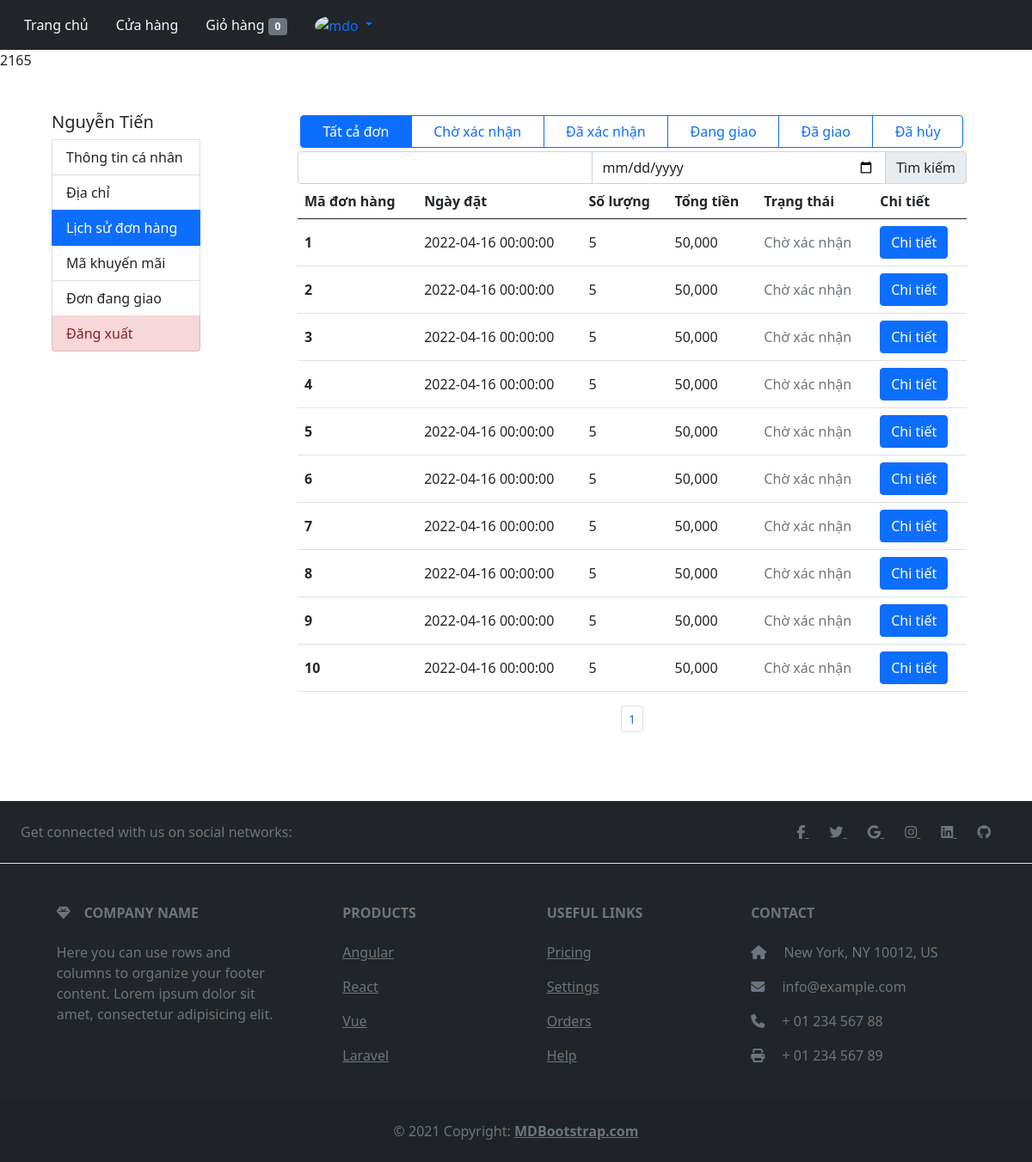
The app's page /user/lichsudonhang.php?lichsu&id=2165 (signed in) with its own data.
### tables this page shows
CREATE TABLE `hoadon` (
  `id_hoadon` int(11) NOT NULL,
  `id_user` int(11) NOT NULL,
  `ngaymua` datetime NOT NULL,
  `fullname` varchar(50) NOT NULL,
  `phone` varchar(11) NOT NULL,
  `address` varchar(100) NOT NULL,
  `total_product` int(11) NOT NULL,
  `magiamgia` varchar(100) DEFAULT NULL,
  `total_money` int(11) NOT NULL,
  `statuss` varchar(50) NOT NULL
);

### query.php (called while the page is built, shortened)
<?php
function connection(){
    $conn = mysqli_connect(HOST, USERNAME, PASSWORD, DATABASE);
    return $conn;
}
function executeResult($sql){
	$conn = connection();
	$result = mysqli_query($conn, $sql);
	$data   = [];
	if ($result != null) {
		while ($row = mysqli_fetch_assoc($result)) {
			$data[] = $row;
		}
	}
	return $data;
}
function countRow($sql){
    $conn=connection();
    $result=mysqli_query($conn, $sql);
    $numrow=0;
    if($result){
        $numrow=mysqli_num_rows($result);
    }else $numrow=0;
    return $numrow;
}
?>

### user/lichsudonhang.php (the view, shortened to what this page needs)
<!DOCTYPE html>
<html lang="en">
<head>
    <link href="https://cdn.jsdelivr.net/npm/bootstrap@5.0.2/dist/css/bootstrap.min.css" rel="stylesheet">
</head>
<body>
    <nav class="navbar navbar-expand-lg navbar-dark bg-dark">
        <div class="container-fluid">
            <div class="collapse navbar-collapse" id="navbarNav">
                <ul class="nav nav-pills align-items-center">
                    <li class="nav-item">
                        <a class="nav-link text-light" aria-current="page" href="../index.php">Trang chủ</a>
                    </li>
                    <li class="nav-item">
                        <a class="nav-link text-light" href="../cuahang.php">Cửa hàng</a>
                    </li>
                    <?php
                    if (isset($_SESSION['email'])) {
                        echo '
                        <li class="nav-item">
                        <a class="nav-link text-light" href="../user/cart.php">
                            Giỏ hàng <span class="badge bg-secondary" id="badge bg-secondary">0</span></a>
                    </li>
                        <li class="nav-item dropdown">
                            <a class="nav-link dropdown-toggle" href="#" id="navbarDarkDropdownMenuLink"  data-bs-toggle="dropdown" aria-expanded="false">
                                <img src="https://github.com/mdo.png" alt="mdo" width="32" height="32" class="rounded-circle">
                            </a>
                            <ul class="dropdown-menu dropdown-menu-dark" aria-labelledby="navbarDarkDropdownMenuLink">
                                <li><a class="dropdown-item" href="./filephp/user/taikhoan/canhan.php">Tài khoản</a></li>
                                <li><a class="dropdown-item" href="#">Đơn hàng</a></li>
                                <li><a class="dropdown-item" href="#">Phản ánh</a></li>
                                <li><hr class="dropdown-divider"></li>
                                <li><a class="dropdown-item" href="#">Đăng xuất</a></li>
                            </ul>
                        </li>';
                    } else echo
                    '<li class="nav-item">
                            <a class="nav-link text-light" href="./filephp/user/login_resgin/login_user.php">Đăng nhập</a>
                        </li>';
                    ?>
                </ul>
            </div>
        </div>
    </nav>
    <?php
    echo $_SESSION['iduser'] ?>
    <div style="display: flex; width:90%; margin:3rem auto 3rem auto; justify-content: space-between;">
        <div id="menu" class="list-group" style="width:16%;">
            <h5>Nguyễn Tiến</h5>
            <a type="button" class="list-group-item list-group-item-action" href='./canhan.php?id=<?= $_SESSION['iduser'] ?>'>Thông tin cá nhân</a>
            <a type="button" class="list-group-item list-group-item-action" href="./diachi.php?diachi&id=<?= $_SESSION['iduser'] ?>">Địa chỉ</a>
            <button type="button" class="list-group-item list-group-item-action active">Lịch sử đơn hàng</button>
            <button type="button" class="list-group-item list-group-item-action">Mã khuyến mãi</button>
            <button type="button" class="list-group-item list-group-item-action">Đơn đang giao</button>
            <button type="button" class="list-group-item list-group-item-action list-group-item-danger">Đăng xuất</button>
        </div>
        <div id="manhinh" style="width:75%;">
            <div style="padding:0 1rem 1rem 1rem;" id="lichsudonhang">
                <div class="btn-group justify-content-between p-1" style="width:100%; ">
                    <label class="btn btn-outline-primary" for="btnradio1">Tất cả đơn</label>
                    <label class="btn btn-outline-primary" for="btnradio2">Chờ xác nhận</label>
                    <label class="btn btn-outline-primary" for="btnradio3">Đã xác nhận</label>
                    <label class="btn btn-outline-primary" for="btnradio4">Đang giao</label>
                    <label class="btn btn-outline-primary" for="btnradio5">Đã giao</label>
                    <label class="btn btn-outline-primary" for="btnradio6">Đã hủy</label>
                </div>
                <div class="input-group">
                    <input type="text" aria-label="First name" class="form-control">
                    <input type="date" onclick="console.log(this.value)" aria-label="Last name" class="form-control">
                    <span class="input-group-text">Tìm kiếm</span>
                </div>
                <table class="table">
                    <thead>
                        <tr>
                            <th scope="col">Mã đơn hàng</th>
                            <th scope="col">Ngày đặt</th>
                            <th scope="col">Số lượng</th>
                            <th scope="col">Tổng tiền</th>
                            <th scope="col">Trạng thái</th>
                            <th scope="col">Chi tiết</th>
                        </tr>
                    </thead>
                    <tbody id="orderlist">
                        <?php require_once('../query.php');
                        if (isset($_GET['lichsu'])) {
                            $trangthai = isset($_GET['val']) ? $_GET['val'] : "";
                            if (empty($trangthai)) {
                                $sql = "SELECT * FROM hoadon LIMIT 0, 10";
                            } else $sql = "SELECT * FROM hoadon WHERE statuss='{$trangthai}' LIMIT 0, 10";
                            $s = array('arr1' => '', 'arr2' => '');
                            $result = executeResult($sql);
                            $resul1t = countRow($sql);
                            if ($resul1t > 0) {
                                foreach ($result as $row) {
                                    $s['arr1'] .= '<tr>
                            <th class="align-middle">
                                <p class="mb-0">' . $row['id_hoadon'] . '</p>
                            </th>
                            <td class="align-middle">
                                <p class="mb-0" style="font-weight: 500;">' . $row['ngaymua'] . '</p>
                            </td>
                            <td class="align-middle">
                                <p class="mb-0" style="font-weight: 500;">' . number_format($row['total_product']) . '</p>
                            </td>
                            <td class="align-middle">
                                <p class="mb-0" style="font-weight: 500;">' . number_format($row['total_money']) . '</p>
                            </td>';
                                    if ($row['statuss'] == 'Chờ xác nhận') {
                                        $s['arr1'] .= '<td class="align-middle">
                                <p class="mb-0 text-secondary" style="font-weight: 500;">' . $row['statuss'] . '</p>
                            </td>';
                                    }
                                    $s['arr1'] .= '<td class="align-middle">
                                <a class="mb-0 btn btn-primary" href="./chitietdonhang_user.php?id=' . $row['id_hoadon'] . '">Chi tiết</a>
                            </td>
                        </tr>';
                                }
                                for ($i = 0; $i < ceil($resul1t / 10); $i++) {
                                    $s['arr2'] .= '<li class="page-item"><a class="page-link" onclick="phantrang(' . ($i + 1) . ')">1</a></li>';
                                }
                            } else {
                                $s['arr1'] = 'Không tìm thấy';
                                $s['arr2'] = 'Không tìm thấy';
                            };
                            echo ($s['arr1']);
                        }
                        ?>
                    </tbody>
                </table>
                <nav aria-label="...">
                    <ul class="pagination pagination-sm justify-content-center" id="phantrang">
                        <?php
                        echo ($s['arr2']);
                        ?>
                    </ul>
                </nav>
            </div>
        </div>
    </div>
    <footer class="text-center text-lg-start bg-dark text-muted">
        <section class="d-flex justify-content-center justify-content-lg-between p-4 border-bottom">
            <div class="me-5 d-none d-lg-block">
                <span>Get connected with us on social networks:</span>
            </div>
            <div>
                <a href="" class="me-4 text-reset">
                    <i class="fab fa-facebook-f"></i>
                </a>
                <a href="" class="me-4 text-reset">
                    <i class="fab fa-twitter"></i>
                </a>
                <a href="" class="me-4 text-reset">
                    <i class="fab fa-google"></i>
                </a>
                <a href="" class="me-4 text-reset">
                    <i class="fab fa-instagram"></i>
                </a>
                <a href="" class="me-4 text-reset">
                    <i class="fab fa-linkedin"></i>
                </a>
                <a href="" class="me-4 text-reset">
                    <i class="fab fa-github"></i>
                </a>
            </div>
        </section>
        <section class="">
            <div class="container text-center text-md-start mt-5">
                <div class="row mt-3">
                    <div class="col-md-3 col-lg-4 col-xl-3 mx-auto mb-4">
                        <h6 class="text-uppercase fw-bold mb-4">
                            <i class="fas fa-gem me-3"></i>Company name
                        </h6>
                        <p>
                            Here you can use rows and columns to organize your footer content. Lorem ipsum
                            dolor sit amet, consectetur adipisicing elit.
                        </p>
                    </div>
                    <div class="col-md-2 col-lg-2 col-xl-2 mx-auto mb-4">
                        <h6 class="text-uppercase fw-bold mb-4">
                            Products
                        </h6>
                        <p>
                            <a href="#!" class="text-reset">Angular</a>
                        </p>
                        <p>
                            <a href="#!" class="text-reset">React</a>
                        </p>
                        <p>
                            <a href="#!" class="text-reset">Vue</a>
                        </p>
                        <p>
                            <a href="#!" class="text-reset">Laravel</a>
                        </p>
                    </div>
                    <div class="col-md-3 col-lg-2 col-xl-2 mx-auto mb-4">
                        <h6 class="text-uppercase fw-bold mb-4">
                            Useful links
                        </h6>
                        <p>
                            <a href="#!" class="text-reset">Pricing</a>
                        </p>
                        <p>
                            <a href="#!" class="text-reset">Settings</a>
                        </p>
                        <p>
                            <a href="#!" class="text-reset">Orders</a>
                        </p>
                        <p>
                            <a href="#!" class="text-reset">Help</a>
                        </p>
                    </div>
                    <div class="col-md-4 col-lg-3 col-xl-3 mx-auto mb-md-0 mb-4">
                        <h6 class="text-uppercase fw-bold mb-4">
                            Contact
                        </h6>
                        <p><i class="fas fa-home me-3"></i> New York, NY 10012, US</p>
                        <p>
                            <i class="fas fa-envelope me-3"></i>
                            info@example.com
                        </p>
                        <p><i class="fas fa-phone me-3"></i> + 01 234 567 88</p>
                        <p><i class="fas fa-print me-3"></i> + 01 234 567 89</p>
                    </div>
                </div>
            </div>
        </section>
        <div class="text-center p-4" style="background-color: rgba(0, 0, 0, 0.05);">
            © 2021 Copyright:
            <a class="text-reset fw-bold" href="https://mdbootstrap.com/">MDBootstrap.com</a>
        </div>
    </footer>
</body>
</html>

### records on screen
hoadon: id_hoadon "1", ngaymua "2022-04-16 00:00:00", total_product "5", total_money "50,000", statuss "Chờ xác nhận"
hoadon: id_hoadon "2", ngaymua "2022-04-16 00:00:00", total_product "5", total_money "50,000", statuss "Chờ xác nhận"
hoadon: id_hoadon "3", ngaymua "2022-04-16 00:00:00", total_product "5", total_money "50,000", statuss "Chờ xác nhận"
hoadon: id_hoadon "4", ngaymua "2022-04-16 00:00:00", total_product "5", total_money "50,000", statuss "Chờ xác nhận"
hoadon: id_hoadon "5", ngaymua "2022-04-16 00:00:00", total_product "5", total_money "50,000", statuss "Chờ xác nhận"
hoadon: id_hoadon "6", ngaymua "2022-04-16 00:00:00", total_product "5", total_money "50,000", statuss "Chờ xác nhận"
hoadon: id_hoadon "7", ngaymua "2022-04-16 00:00:00", total_product "5", total_money "50,000", statuss "Chờ xác nhận"
hoadon: id_hoadon "8", ngaymua "2022-04-16 00:00:00", total_product "5", total_money "50,000", statuss "Chờ xác nhận"
hoadon: id_hoadon "9", ngaymua "2022-04-16 00:00:00", total_product "5", total_money "50,000", statuss "Chờ xác nhận"
hoadon: id_hoadon "10", ngaymua "2022-04-16 00:00:00", total_product "5", total_money "50,000", statuss "Chờ xác nhận"

### other values on screen
$_SESSION['iduser'] "2165"
